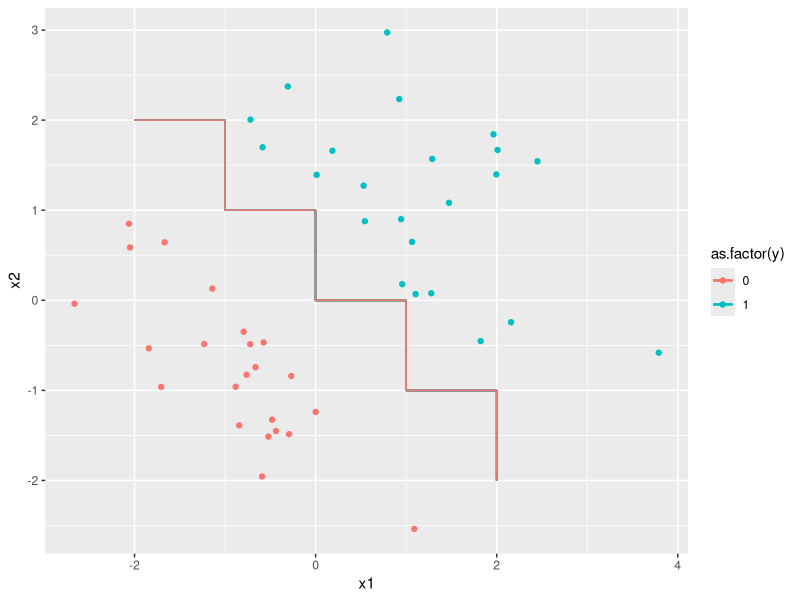

Source code (R):
## ---- chunk 1
x1 = rnorm(100, 0, 1)
x2 = rnorm(100, 0, 1)
y = ifelse(x1 + x2 > 0, 1, 0)
d = data.frame(cbind(x1, x2, y)[which(x1 + x2 > 1 | x1 + x2 < -1),])
library(ggplot2)
ggplot(d, aes(x = x1, y = x2, color = as.factor(y))) + 
	geom_point() + 
	geom_segment(x = -2, y = 2, xend = -1, yend = 2) +
	geom_segment(x = -1, y = 2, xend = -1, yend = 1) +
	geom_segment(x = -1, y = 1, xend = 0, yend = 1) +
	geom_segment(x = 0, y = 1, xend = 0, yend = 0) +
	geom_segment(x = 0, y = 0, xend = 1, yend = 0) +
	geom_segment(x = 1, y = 0, xend = 1, yend = -1) +
	geom_segment(x = 1, y = -1, xend = 2, yend = -1) +
	geom_segment(x = 2, y = -1, xend = 2, yend = -2)
